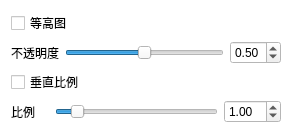
<?xml version="1.0" encoding="UTF-8"?>
<ui version="4.0">
 <class>ByyTerrainEffectsWidget</class>
 <widget class="QWidget" name="ByyTerrainEffectsWidget">
  <property name="geometry">
   <rect>
    <x>0</x>
    <y>0</y>
    <width>292</width>
    <height>112</height>
   </rect>
  </property>
  <property name="palette">
   <palette>
    <active>
     <colorrole role="Base">
      <brush brushstyle="SolidPattern">
       <color alpha="255">
        <red>255</red>
        <green>255</green>
        <blue>255</blue>
       </color>
      </brush>
     </colorrole>
     <colorrole role="Window">
      <brush brushstyle="SolidPattern">
       <color alpha="255">
        <red>255</red>
        <green>255</green>
        <blue>255</blue>
       </color>
      </brush>
     </colorrole>
    </active>
    <inactive>
     <colorrole role="Base">
      <brush brushstyle="SolidPattern">
       <color alpha="255">
        <red>255</red>
        <green>255</green>
        <blue>255</blue>
       </color>
      </brush>
     </colorrole>
     <colorrole role="Window">
      <brush brushstyle="SolidPattern">
       <color alpha="255">
        <red>255</red>
        <green>255</green>
        <blue>255</blue>
       </color>
      </brush>
     </colorrole>
    </inactive>
    <disabled>
     <colorrole role="Base">
      <brush brushstyle="SolidPattern">
       <color alpha="255">
        <red>255</red>
        <green>255</green>
        <blue>255</blue>
       </color>
      </brush>
     </colorrole>
     <colorrole role="Window">
      <brush brushstyle="SolidPattern">
       <color alpha="255">
        <red>255</red>
        <green>255</green>
        <blue>255</blue>
       </color>
      </brush>
     </colorrole>
    </disabled>
   </palette>
  </property>
  <property name="windowTitle">
   <string>地形特效</string>
  </property>
  <property name="autoFillBackground">
   <bool>true</bool>
  </property>
  <layout class="QVBoxLayout" name="verticalLayout">
   <item>
    <widget class="QCheckBox" name="checkBox">
     <property name="text">
      <string>等高图</string>
     </property>
    </widget>
   </item>
   <item>
    <layout class="QHBoxLayout" name="horizontalLayout">
     <item>
      <widget class="QLabel" name="label">
       <property name="text">
        <string>不透明度</string>
       </property>
      </widget>
     </item>
     <item>
      <widget class="QSlider" name="horizontalSlider">
       <property name="maximum">
        <number>100</number>
       </property>
       <property name="value">
        <number>50</number>
       </property>
       <property name="orientation">
        <enum>Qt::Horizontal</enum>
       </property>
      </widget>
     </item>
     <item>
      <widget class="QDoubleSpinBox" name="doubleSpinBox">
       <property name="maximum">
        <double>1.000000000000000</double>
       </property>
       <property name="singleStep">
        <double>0.010000000000000</double>
       </property>
       <property name="value">
        <double>0.500000000000000</double>
       </property>
      </widget>
     </item>
    </layout>
   </item>
   <item>
    <widget class="QCheckBox" name="checkBox_2">
     <property name="text">
      <string>垂直比例</string>
     </property>
    </widget>
   </item>
   <item>
    <layout class="QHBoxLayout" name="horizontalLayout_2">
     <item>
      <widget class="QLabel" name="label_2">
       <property name="text">
        <string>比例    </string>
       </property>
      </widget>
     </item>
     <item>
      <widget class="QSlider" name="horizontalSlider_2">
       <property name="maximum">
        <number>100</number>
       </property>
       <property name="value">
        <number>10</number>
       </property>
       <property name="orientation">
        <enum>Qt::Horizontal</enum>
       </property>
      </widget>
     </item>
     <item>
      <widget class="QDoubleSpinBox" name="doubleSpinBox_2">
       <property name="maximum">
        <double>10.000000000000000</double>
       </property>
       <property name="singleStep">
        <double>0.100000000000000</double>
       </property>
       <property name="value">
        <double>1.000000000000000</double>
       </property>
      </widget>
     </item>
    </layout>
   </item>
  </layout>
 </widget>
 <resources/>
 <connections/>
</ui>
